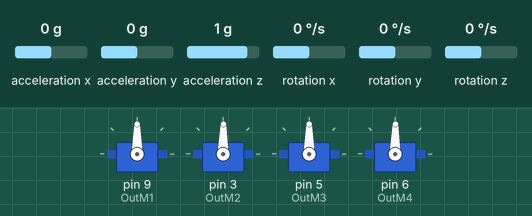
The sketch below on a simulated Arduino Uno, built with avr-gcc and run on an emulated ATmega328P. Shown: 4 × servo. Wiring (inferred from the names in the program): MPU-6050 motion sensor at I2C address 0x68. Inputs (shaded band) come from the test bench; at power-on: rotation x 0 °/s, acceleration x 0 g, acceleration y 0 g, acceleration z 1 g, rotation y 0 °/s, rotation z 0 °/s. No radio packets arrive unless stated.

Above: at 17.7 s.
17.8 s: rotation x set to 34 °/s
At 19.5 s:
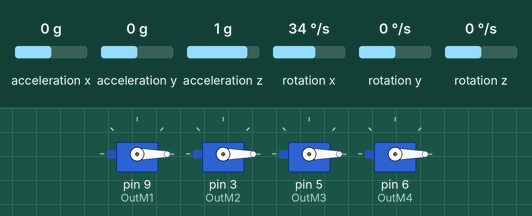
20.1 s: rotation x set to -100 °/s
At 20.66 s:
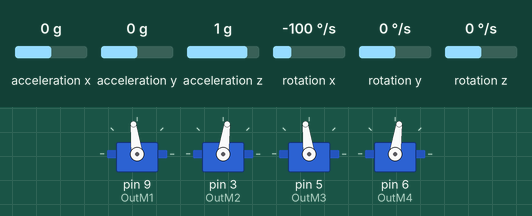
22.5 s: rotation x set to 100 °/s
At 24.9 s:
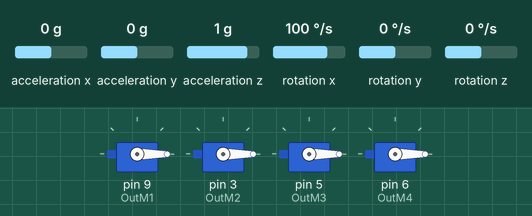
Timing chart, 0 to 26.4 s (numbered marks = the images above; inputs shaded):
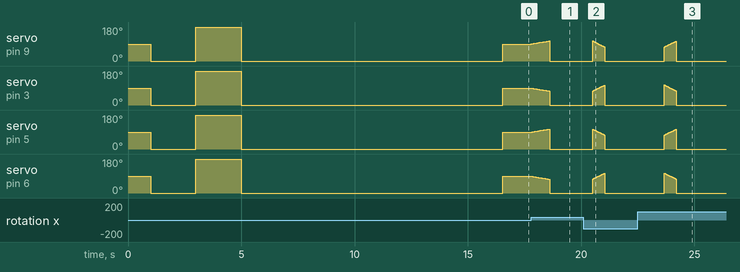

The sketch:

Drone.ino
```cpp
#include<Wire.h>
#include <Servo.h>
#include <SPI.h>
#include <nRF24L01.h>
#include <RF24.h>

RF24 radio(7, 8);
const byte address[6] = "00001";
long TimeSinceLastCon = 0;

// gyro sensor
int GyX, GyY, GyZ;
long AcX, AcY, AcZ, TotalAcc;// try variables with and int
int Tmp;
long GyXOff, GyYOff, GyZOff;
long Timer;
float GyPitch, GyRoll;
boolean set_gyro_angles;
float AccRoll, AccPitch;
float Pitch, Roll;
const int MaxTurnAngle = 30;//stores the max value that the drone can change is angle by

// motors
// front
//put in an array
byte M1Speed; //black FL
byte M2Speed; //red FR
//rear
byte M3Speed; //yellow RL
byte M4Speed; //blue RR

Servo OutM1;
Servo OutM2;
Servo OutM3;
Servo OutM4;

struct DataPackage {
  byte XPos;
  byte YPos;
  byte Throttle;
  bool StopProp;
}; struct DataPackage Data;

bool EStop = false;

void setup() {
  // motors
  OutM1.attach(9, 1000, 2000);
  OutM2.attach(3, 1000, 2000);
  OutM3.attach(5, 1000, 2000);
  OutM4.attach(6, 1000, 2000);
  SetupMotorController();

  //gyro/accel sensor
  Wire.begin();
  setup_mpu_6050_registers();
  OffSetGyro();

  // radio/ contorller
  radio.begin();
  radio.openReadingPipe(0, address);
  radio.setPALevel(RF24_PA_MAX);
  radio.startListening();

  //timer for the 250hz frequency of the program
  Timer = micros();
}

void loop() {
  if (radio.available()) {
    radio.read(&Data, sizeof(DataPackage));
    TimeSinceLastCon = micros();//stores the last time the controllers was connected

  } else {
    SetNutralValForJoyStick();
    if (micros() - TimeSinceLastCon > 5000000) { //if the controller has not been connected in 5 seconds
      //when going down it waits until there is not acceleration in the y axis//create a function for landing
      //call landing function here
      Landing();
    }
  }

  GetPosition();
  GyroAngles();
  Leveling();
  AccelAngles();
  CorrGyDrift();
  CompFilter();
  UpdateSpeed();

  while (micros() - Timer < 4000) {                               //Wait until the Timer reaches 4000us (250Hz) before starting the next loop
    //do nothing unitl the time reaches 4000us for the required 250Hz frequency
  }
  Timer = micros();
}

// functions
void Landing() {
  GetPosition();
  if (AcY > -100) {
    if (Data.Throttle = 0) {
      exit(0);
    } else {
      Data.Throttle--;
    }
  }
  GyroAngles();
  Leveling();
  AccelAngles();
  CorrGyDrift();
  CompFilter();
  UpdateSpeed();

}

void Leveling() {
  if ((abs(GyPitch) > MaxTurnAngle) || (abs(GyRoll) > MaxTurnAngle)) {
    M1Speed = 0;
    M2Speed = 0;
    M3Speed = 0;
    M4Speed = 0;
  }
  else {
    float DistSens = 0.25;//to control the sensitivity of the drone

    float Pitch = (Data.XPos - 128) + (GyPitch / MaxTurnAngle) * 128;
    float Roll  = (Data.YPos - 128) + (GyRoll / MaxTurnAngle) * 128; // adds the speed needed for turning and leveling the drone
    float AvSpeed = map(Data.Throttle, 0, 255, 0, 180 - DistSens * 360);//180 * 2 for the controller and self leveling(180 is the max speed of the motors)
    float Sensitivity = DistSens * Data.Throttle / 510; // 2*255

    M1Speed = (byte)(AvSpeed + ((-Roll + Pitch) * Sensitivity));//put motorspeed in an array
    M2Speed = (byte)(AvSpeed + ((-Roll - Pitch) * Sensitivity));
    M3Speed = (byte)(AvSpeed + ((+Roll + Pitch) * Sensitivity));
    M4Speed = (byte)(AvSpeed + ((+Roll - Pitch) * Sensitivity));
  }
}


void SetNutralValForJoyStick() {
  Data.XPos = 128;
  Data.YPos = 128;
}

void UpdateSpeed() {
  OutM1.write(M1Speed);
  OutM2.write(M2Speed);
  OutM3.write(M3Speed);
  OutM4.write(M4Speed);
}

void SetupMotorController() {
  delay(1000);

  AllMin();
  delay(2000);

  AllMax();
  delay(2000);

  AllMin();
  delay(2000);
}

void AllMax() {
  M1Speed = 180;
  M2Speed = 180;
  M3Speed = 180;
  M4Speed = 180;
  UpdateSpeed();
}

void AllMin() {
  M1Speed = 0;
  M2Speed = 0;
  M3Speed = 0;
  M4Speed = 0;
  UpdateSpeed();

}

void GetPosition() {
  Wire.beginTransmission(0x68);
  Wire.write(0x3B);
  Wire.endTransmission();
  Wire.requestFrom(0x68, 14);
  while (Wire.available() < 14);
  AcX = Wire.read() << 8 | Wire.read();
  AcY = Wire.read() << 8 | Wire.read();
  AcZ = Wire.read() << 8 | Wire.read();
  Tmp = Wire.read() << 8 | Wire.read();
  GyX = Wire.read() << 8 | Wire.read();
  GyY = Wire.read() << 8 | Wire.read();
  GyZ = Wire.read() << 8 | Wire.read();
}

void OffSetGyro() {

  for (int i = 0; i < 2000 ; i ++) {
    GetPosition();
    GyXOff += GyX;
    GyYOff += GyY;
    GyZOff += GyZ;
    delay(3);                                                          //Delay 3us to simulate the 250Hz program loop
  }
  GyXOff /= 2000;
  GyYOff /= 2000;
  GyZOff /= 2000;

}

void setup_mpu_6050_registers() {
  Wire.beginTransmission(0x68);
  Wire.write(0x6B);
  Wire.write(0x00);
  Wire.endTransmission();
  //Configure the accelerometer (+/-8g)
  Wire.beginTransmission(0x68);
  Wire.write(0x1C);
  Wire.write(0x10);
  Wire.endTransmission();
  //Configure the gyro (500dps full scale)
  Wire.beginTransmission(0x68);
  Wire.write(0x1B);
  Wire.write(0x08);
  Wire.endTransmission();
}

void GyroAngles() {
  GyX -= GyXOff;
  GyY -= GyYOff;
  GyZ -= GyZOff;

  //Gyro angle calculations
  //0.0000611 = 1 / (250Hz / 65.5)
  GyPitch += GyX * 0.0000611;
  GyRoll += GyY * 0.0000611;

  //0.000001066 = 0.0000611 * (3.142(PI) / 180degr) The Arduino sin function is in radians
  GyPitch += GyRoll * sin(GyZ * 0.000001066); //output values?? possibly for staying still
  GyRoll -= GyPitch * sin(GyZ * 0.000001066);// output values?? possibly for staying still
}

void AccelAngles() {
  TotalAcc = sqrt((AcX * AcX) + (AcY * AcY) + (AcZ * AcZ));
  //57.296 = 1 / (3.142 / 180)// The Arduino asin function is in radians
  AccPitch = asin((float)AcY / TotalAcc) * 57.296;
  AccRoll = asin((float)AcX / TotalAcc) * -57.296;

  //Place the MPU-6050 spirit level and note the values in the following two lines for calibration
  AccPitch -= -0.90;                                              //Accelerometer calibration value for pitch
  AccRoll -= 0.68;                                               //Accelerometer calibration value for roll
}

void CorrGyDrift() {
  if (set_gyro_angles) {
    GyPitch = GyPitch * 0.9996 + AccPitch * 0.0004;
    GyRoll = GyRoll * 0.9996 + AccRoll * 0.0004;
  }
  else {
    GyPitch = AccPitch;
    GyRoll = AccRoll;
    set_gyro_angles = true;
  }

}

void CompFilter() { // complementary filter
  //To dampen the pitch and roll angles a complementary filter is used
  Pitch = Pitch * 0.9 + GyPitch * 0.1; // output values?? possibly for movemnt
  Roll = Roll * 0.9 + GyRoll * 0.1; // output values??possibly for movemnt
}
```

Measured:
- after the input at 17.8 s, servo on pin 9 (OutM1): rises from 90° to 106° in 0.78 s, then falls to 0° in 0.02 s; servo on pin 3 (OutM2): moves from 89° to 0° over 0.76 s, starting after 0.05 s; servo on pin 5 (OutM3): rises from 90° to 105° in 0.74 s, then falls to 0° in 0.02 s; servo on pin 6 (OutM4): moves from 89° to 0° over 0.80 s, starting at once
- after the input at 20.1 s, servo on pin 3 (OutM2): rises from 0° to 105° in 0.52 s, then falls to 0° in 0.03 s; servo on pin 6 (OutM4): rises from 0° to 104° in 0.52 s, then falls to 0° in 0.03 s
- after the input at 22.5 s, servo on pin 9 (OutM1): rises from 0° to 105° in 0.52 s, then falls to 0° in 0.02 s; servo on pin 5 (OutM3): rises from 0° to 104° in 0.52 s, then falls to 0° in 0.02 s
